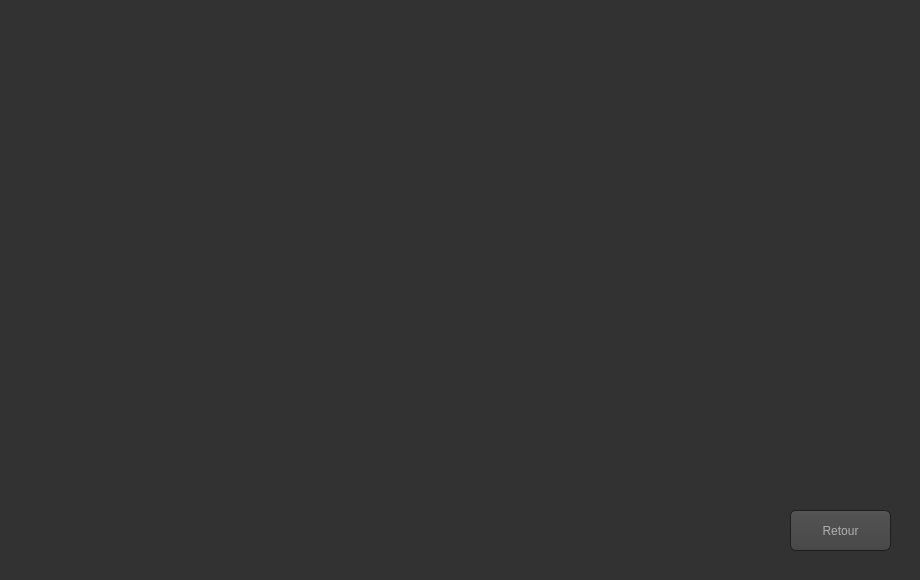
<?xml version="1.0" encoding="UTF-8"?>
<ui version="4.0">
 <class>Stats</class>
 <widget class="QDialog" name="Stats">
  <property name="geometry">
   <rect>
    <x>0</x>
    <y>0</y>
    <width>920</width>
    <height>580</height>
   </rect>
  </property>
  <property name="windowTitle">
   <string>Statisitiques du personnel en mission</string>
  </property>
  <property name="styleSheet">
   <string notr="true">QToolTip
{
     border: 1px solid black;
     background-color: #ffa02f;
     padding: 1px;
     border-radius: 3px;
     opacity: 100;
}

QWidget
{
    color: #b1b1b1;
    background-color: #323232;
}

QWidget:item:hover
{
    background-color: QLinearGradient( x1: 0, y1: 0, x2: 0, y2: 1, stop: 0 #ffa02f, stop: 1 #ca0619);
    color: #000000;
}

QWidget:item:selected
{
    background-color: QLinearGradient( x1: 0, y1: 0, x2: 0, y2: 1, stop: 0 #ffa02f, stop: 1 #d7801a);
}

QMenuBar::item
{
    background: transparent;
}

QMenuBar::item:selected
{
    background: transparent;
    border: 1px solid #ffaa00;
}

QMenuBar::item:pressed
{
    background: #444;
    border: 1px solid #000;
    background-color: QLinearGradient(
        x1:0, y1:0,
        x2:0, y2:1,
        stop:1 #212121,
        stop:0.4 #343434/*,
        stop:0.2 #343434,
        stop:0.1 #ffaa00*/
    );
    margin-bottom:-1px;
    padding-bottom:1px;
}

QMenu
{
    border: 1px solid #000;
}

QMenu::item
{
    padding: 2px 20px 2px 20px;
}

QMenu::item:selected
{
    color: #000000;
}

QWidget:disabled
{
    color: #404040;
    background-color: #323232;
}

QAbstractItemView
{
    background-color: QLinearGradient( x1: 0, y1: 0, x2: 0, y2: 1, stop: 0 #4d4d4d, stop: 0.1 #646464, stop: 1 #5d5d5d);
}

QWidget:focus
{
    /*border: 2px solid QLinearGradient( x1: 0, y1: 0, x2: 0, y2: 1, stop: 0 #ffa02f, stop: 1 #d7801a);*/
}

QLineEdit
{
    background-color: QLinearGradient( x1: 0, y1: 0, x2: 0, y2: 1, stop: 0 #4d4d4d, stop: 0 #646464, stop: 1 #5d5d5d);
    padding: 1px;
    border-style: solid;
    border: 1px solid #1e1e1e;
    border-radius: 5;
}

QPushButton
{
    color: #b1b1b1;
    background-color: QLinearGradient( x1: 0, y1: 0, x2: 0, y2: 1, stop: 0 #565656, stop: 0.1 #525252, stop: 0.5 #4e4e4e, stop: 0.9 #4a4a4a, stop: 1 #464646);
    border-width: 1px;
    border-color: #1e1e1e;
    border-style: solid;
    border-radius: 6;
    padding: 3px;
    font-size: 12px;
    padding-left: 5px;
    padding-right: 5px;
}

QPushButton:pressed
{
    background-color: QLinearGradient( x1: 0, y1: 0, x2: 0, y2: 1, stop: 0 #2d2d2d, stop: 0.1 #2b2b2b, stop: 0.5 #292929, stop: 0.9 #282828, stop: 1 #252525);
}

QComboBox
{
    selection-background-color: #ffaa00;
    background-color: QLinearGradient( x1: 0, y1: 0, x2: 0, y2: 1, stop: 0 #565656, stop: 0.1 #525252, stop: 0.5 #4e4e4e, stop: 0.9 #4a4a4a, stop: 1 #464646);
    border-style: solid;
    border: 1px solid #1e1e1e;
    border-radius: 5;
}

QComboBox:hover,QPushButton:hover
{
    border: 2px solid QLinearGradient( x1: 0, y1: 0, x2: 0, y2: 1, stop: 0 #ffa02f, stop: 1 #d7801a);
}


QComboBox:on
{
    padding-top: 3px;
    padding-left: 4px;
    background-color: QLinearGradient( x1: 0, y1: 0, x2: 0, y2: 1, stop: 0 #2d2d2d, stop: 0.1 #2b2b2b, stop: 0.5 #292929, stop: 0.9 #282828, stop: 1 #252525);
    selection-background-color: #ffaa00;
}

QComboBox QAbstractItemView
{
    border: 2px solid darkgray;
    selection-background-color: QLinearGradient( x1: 0, y1: 0, x2: 0, y2: 1, stop: 0 #ffa02f, stop: 1 #d7801a);
}

QComboBox::drop-down
{
     subcontrol-origin: padding;
     subcontrol-position: top right;
     width: 15px;

     border-left-width: 0px;
     border-left-color: darkgray;
     border-left-style: solid; /* just a single line */
     border-top-right-radius: 3px; /* same radius as the QComboBox */
     border-bottom-right-radius: 3px;
 }

QComboBox::down-arrow
{
     image: url(:/down_arrow.png);
}

QGroupBox:focus
{
border: 2px solid QLinearGradient( x1: 0, y1: 0, x2: 0, y2: 1, stop: 0 #ffa02f, stop: 1 #d7801a);
}

QTextEdit:focus
{
    border: 2px solid QLinearGradient( x1: 0, y1: 0, x2: 0, y2: 1, stop: 0 #ffa02f, stop: 1 #d7801a);
}

QScrollBar:horizontal {
     border: 1px solid #222222;
     background: QLinearGradient( x1: 0, y1: 0, x2: 0, y2: 1, stop: 0.0 #121212, stop: 0.2 #282828, stop: 1 #484848);
     height: 7px;
     margin: 0px 16px 0 16px;
}

QScrollBar::handle:horizontal
{
      background: QLinearGradient( x1: 0, y1: 0, x2: 1, y2: 0, stop: 0 #ffa02f, stop: 0.5 #d7801a, stop: 1 #ffa02f);
      min-height: 20px;
      border-radius: 2px;
}

QScrollBar::add-line:horizontal {
      border: 1px solid #1b1b19;
      border-radius: 2px;
      background: QLinearGradient( x1: 0, y1: 0, x2: 1, y2: 0, stop: 0 #ffa02f, stop: 1 #d7801a);
      width: 14px;
      subcontrol-position: right;
      subcontrol-origin: margin;
}

QScrollBar::sub-line:horizontal {
      border: 1px solid #1b1b19;
      border-radius: 2px;
      background: QLinearGradient( x1: 0, y1: 0, x2: 1, y2: 0, stop: 0 #ffa02f, stop: 1 #d7801a);
      width: 14px;
     subcontrol-position: left;
     subcontrol-origin: margin;
}

QScrollBar::right-arrow:horizontal, QScrollBar::left-arrow:horizontal
{
      border: 1px solid black;
      width: 1px;
      height: 1px;
      background: white;
}

QScrollBar::add-page:horizontal, QScrollBar::sub-page:horizontal
{
      background: none;
}

QScrollBar:vertical
{
      background: QLinearGradient( x1: 0, y1: 0, x2: 1, y2: 0, stop: 0.0 #121212, stop: 0.2 #282828, stop: 1 #484848);
      width: 7px;
      margin: 16px 0 16px 0;
      border: 1px solid #222222;
}

QScrollBar::handle:vertical
{
      background: QLinearGradient( x1: 0, y1: 0, x2: 0, y2: 1, stop: 0 #ffa02f, stop: 0.5 #d7801a, stop: 1 #ffa02f);
      min-height: 20px;
      border-radius: 2px;
}

QScrollBar::add-line:vertical
{
      border: 1px solid #1b1b19;
      border-radius: 2px;
      background: QLinearGradient( x1: 0, y1: 0, x2: 0, y2: 1, stop: 0 #ffa02f, stop: 1 #d7801a);
      height: 14px;
      subcontrol-position: bottom;
      subcontrol-origin: margin;
}

QScrollBar::sub-line:vertical
{
      border: 1px solid #1b1b19;
      border-radius: 2px;
      background: QLinearGradient( x1: 0, y1: 0, x2: 0, y2: 1, stop: 0 #d7801a, stop: 1 #ffa02f);
      height: 14px;
      subcontrol-position: top;
      subcontrol-origin: margin;
}

QScrollBar::up-arrow:vertical, QScrollBar::down-arrow:vertical
{
      border: 1px solid black;
      width: 1px;
      height: 1px;
      background: white;
}


QScrollBar::add-page:vertical, QScrollBar::sub-page:vertical
{
      background: none;
}

QTextEdit
{
    background-color: #242424;
}

QPlainTextEdit
{
    background-color: #242424;
}

QHeaderView::section
{
    background-color: QLinearGradient(x1:0, y1:0, x2:0, y2:1, stop:0 #616161, stop: 0.5 #505050, stop: 0.6 #434343, stop:1 #656565);
    color: white;
    padding-left: 4px;
    border: 1px solid #6c6c6c;
}

QCheckBox:disabled
{
color: #414141;
}

QDockWidget::title
{
    text-align: center;
    spacing: 3px; /* spacing between items in the tool bar */
    background-color: QLinearGradient(x1:0, y1:0, x2:0, y2:1, stop:0 #323232, stop: 0.5 #242424, stop:1 #323232);
}

QDockWidget::close-button, QDockWidget::float-button
{
    text-align: center;
    spacing: 1px; /* spacing between items in the tool bar */
    background-color: QLinearGradient(x1:0, y1:0, x2:0, y2:1, stop:0 #323232, stop: 0.5 #242424, stop:1 #323232);
}

QDockWidget::close-button:hover, QDockWidget::float-button:hover
{
    background: #242424;
}

QDockWidget::close-button:pressed, QDockWidget::float-button:pressed
{
    padding: 1px -1px -1px 1px;
}

QMainWindow::separator
{
    background-color: QLinearGradient(x1:0, y1:0, x2:0, y2:1, stop:0 #161616, stop: 0.5 #151515, stop: 0.6 #212121, stop:1 #343434);
    color: white;
    padding-left: 4px;
    border: 1px solid #4c4c4c;
    spacing: 3px; /* spacing between items in the tool bar */
}

QMainWindow::separator:hover
{

    background-color: QLinearGradient(x1:0, y1:0, x2:0, y2:1, stop:0 #d7801a, stop:0.5 #b56c17 stop:1 #ffa02f);
    color: white;
    padding-left: 4px;
    border: 1px solid #6c6c6c;
    spacing: 3px; /* spacing between items in the tool bar */
}

QToolBar::handle
{
     spacing: 3px; /* spacing between items in the tool bar */
     background: url(:/images/handle.png);
}

QMenu::separator
{
    height: 2px;
    background-color: QLinearGradient(x1:0, y1:0, x2:0, y2:1, stop:0 #161616, stop: 0.5 #151515, stop: 0.6 #212121, stop:1 #343434);
    color: white;
    padding-left: 4px;
    margin-left: 10px;
    margin-right: 5px;
}

QProgressBar
{
    border: 2px solid grey;
    border-radius: 5px;
    text-align: center;
}

QProgressBar::chunk
{
    background-color: #d7801a;
    width: 2.15px;
    margin: 0.5px;
}

QTabBar::tab {
    color: #b1b1b1;
    border: 1px solid #444;
    border-bottom-style: none;
    background-color: #323232;
    padding-left: 10px;
    padding-right: 10px;
    padding-top: 3px;
    padding-bottom: 2px;
    margin-right: -1px;
}

QTabWidget::pane {
    border: 1px solid #444;
    top: 1px;
}

QTabBar::tab:last
{
    margin-right: 0; /* the last selected tab has nothing to overlap with on the right */
    border-top-right-radius: 3px;
}

QTabBar::tab:first:!selected
{
 margin-left: 0px; /* the last selected tab has nothing to overlap with on the right */


    border-top-left-radius: 3px;
}

QTabBar::tab:!selected
{
    color: #b1b1b1;
    border-bottom-style: solid;
    margin-top: 3px;
    background-color: QLinearGradient(x1:0, y1:0, x2:0, y2:1, stop:1 #212121, stop:.4 #343434);
}

QTabBar::tab:selected
{
    border-top-left-radius: 3px;
    border-top-right-radius: 3px;
    margin-bottom: 0px;
}

QTabBar::tab:!selected:hover
{
    /*border-top: 2px solid #ffaa00;
    padding-bottom: 3px;*/
    border-top-left-radius: 3px;
    border-top-right-radius: 3px;
    background-color: QLinearGradient(x1:0, y1:0, x2:0, y2:1, stop:1 #212121, stop:0.4 #343434, stop:0.2 #343434, stop:0.1 #ffaa00);
}

QRadioButton::indicator:checked, QRadioButton::indicator:unchecked{
    color: #b1b1b1;
    background-color: #323232;
    border: 1px solid #b1b1b1;
    border-radius: 6px;
}

QRadioButton::indicator:checked
{
    background-color: qradialgradient(
        cx: 0.5, cy: 0.5,
        fx: 0.5, fy: 0.5,
        radius: 1.0,
        stop: 0.25 #ffaa00,
        stop: 0.3 #323232
    );
}

QCheckBox::indicator{
    color: #b1b1b1;
    background-color: #323232;
    border: 1px solid #b1b1b1;
    width: 9px;
    height: 9px;
}

QRadioButton::indicator
{
    border-radius: 6px;
}

QRadioButton::indicator:hover, QCheckBox::indicator:hover
{
    border: 1px solid #ffaa00;
}

QCheckBox::indicator:checked
{
    image:url(:/images/checkbox.png);
}

QCheckBox::indicator:disabled, QRadioButton::indicator:disabled
{
    border: 1px solid #444;
}</string>
  </property>
  <widget class="QPushButton" name="pushButton_RetourGestionPerso">
   <property name="geometry">
    <rect>
     <x>790</x>
     <y>510</y>
     <width>101</width>
     <height>41</height>
    </rect>
   </property>
   <property name="text">
    <string>Retour</string>
   </property>
  </widget>
  <widget class="QCustomPlot" name="StatsPerso" native="true">
   <property name="geometry">
    <rect>
     <x>10</x>
     <y>60</y>
     <width>731</width>
     <height>471</height>
    </rect>
   </property>
  </widget>
  <widget class="QLabel" name="label">
   <property name="geometry">
    <rect>
     <x>750</x>
     <y>190</y>
     <width>161</width>
     <height>161</height>
    </rect>
   </property>
   <property name="text">
    <string/>
   </property>
   <property name="pixmap">
    <pixmap>:/pictures/pictures/LCPD-GTAIV-logo (1).png</pixmap>
   </property>
  </widget>
  <widget class="QLabel" name="label_2">
   <property name="geometry">
    <rect>
     <x>750</x>
     <y>10</y>
     <width>161</width>
     <height>161</height>
    </rect>
   </property>
   <property name="styleSheet">
    <string notr="true">image: url(:/pictures/LCPD-GTAIV-logo (1).png);</string>
   </property>
   <property name="text">
    <string/>
   </property>
  </widget>
 </widget>
 <customwidgets>
  <customwidget>
   <class>QCustomPlot</class>
   <extends>QWidget</extends>
   <header>qcustomplot.h</header>
   <container>1</container>
  </customwidget>
 </customwidgets>
 <resources/>
 <connections/>
</ui>
